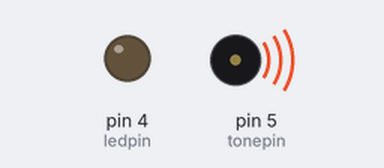
The program below on a simulated Arduino Uno, built with avr-gcc and run on an emulated ATmega328P. Parts: output pins drawn as LEDs (lit = HIGH), buzzer (waves = sounding). What the program prints to the serial monitor is not drawn.

Above: at 0.5 s.
Timing chart, 0 to 23.4 s (numbered marks = the images above):
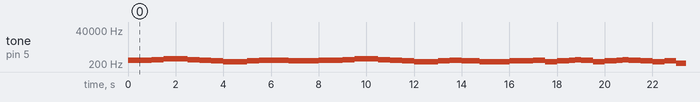

Measured:
- by itself, tone on pin 5 (tonepin): plays 350 Hz for 1.0 s, 393 Hz for 0.50 s, 441 Hz for 1.0 s, 393 Hz for 0.50 s, 350 Hz for 0.50 s, 330 Hz for 0.50 s … (184 notes in this stretch)

The program:

main.cpp
```cpp
#include <Arduino.h>
#include "pitches.h"

#define NTD0 -1
#define NTD1 294
#define NTD2 330
#define NTD3 350
#define NTD4 393
#define NTD5 441
#define NTD6 495
#define NTD7 556

#define NTDL1 147
#define NTDL2 165
#define NTDL3 175
#define NTDL4 196
#define NTDL5 221
#define NTDL6 248
#define NTDL7 278

#define NTDH1 589
#define NTDH2 661
#define NTDH3 700
#define NTDH4 786
#define NTDH5 882
#define NTDH6 990
#define NTDH7 112

#define DOUBLE 2
#define WHOLE 1
#define HALF 0.5
#define QUARTER 0.25
#define EIGHTH 0.25
#define SIXTEENTH 0.625

int tune[] = {
    NTD3, NTD3, NTD4, NTD5,
    NTD5, NTD4, NTD3, NTD2,
    NTD1, NTD1, NTD2, NTD3,
    NTD3, NTD2, NTD2,
    NTD3, NTD3, NTD4, NTD5,
    NTD5, NTD4, NTD3, NTD2,
    NTD1, NTD1, NTD2, NTD3,
    NTD2, NTD1, NTD1,
    NTD2, NTD2, NTD3, NTD1,
    NTD2, NTD3, NTD4, NTD3, NTD1,
    NTD2, NTD3, NTD4, NTD3, NTD2,

    NTD1, NTD2, NTDL5, NTD0,
    NTD3, NTD3, NTD4, NTD5,
    NTD5, NTD4, NTD3, NTD4, NTD2,
    NTD1, NTD1, NTD2, NTD3,
    NTD2, NTD1, NTD1};

float durt[] = {
    1, 1, 1, 1,
    1, 1, 1, 1,
    1, 1, 1, 1,
    1 + 0.5, 0.5, 1 + 1, 1,
    1, 1, 1, 1,
    1, 1, 1, 1,
    1, 1, 1, 1 + 0.5,
    0.5, 1 + 1, 1, 1,
    1, 1, 1, 0.5,
    0.5, 1, 1, 1,
    0.5, 0.5, 1, 1,
    1, 1, 1, 1,
    1, 1, 1, 1,
    1, 1, 1, 0.5,
    0.5, 1, 1, 1,
    1, 1 + 0.5, 0.5, 1 + 1,
};

int length;
int tonepin = 5;
int ledpin = 4;

void setup()
{
  Serial.begin(115200);
  pinMode(tonepin, OUTPUT);
  pinMode(ledpin, OUTPUT);
  length = sizeof(tune) / sizeof(tune[0]);
}

void loop()
{
  /*
  for (int x = 0; x < length; x++)
  {
    tone(tonepin, tune[x]);
    digitalWrite(ledpin, HIGH);
    delay(400 * durt[x]);

    digitalWrite(ledpin, LOW);

    delay(100 * durt[x]);
    noTone(tonepin);
  }
  */
  for (int x = 0; x < length; x++)
  {
    tone(tonepin, tune[x]);
    Serial.println(tune[x]);
    delay(400 * durt[x]);
    delay(100 * durt[x]);
    noTone(tonepin);
  }
  delay(4000);
}
```

pitches.h
```cpp
/*************************************************
 * Notes
 * https://en.wikipedia.org/wiki/Pitch_(music)
 *************************************************/

#define NOTE_B0  31
#define NOTE_C1  33
#define NOTE_CS1 35
#define NOTE_D1  37
#define NOTE_DS1 39
#define NOTE_E1  41
#define NOTE_F1  44
#define NOTE_FS1 46
#define NOTE_G1  49
#define NOTE_GS1 52
#define NOTE_A1  55
#define NOTE_AS1 58
#define NOTE_B1  62
#define NOTE_C2  65
#define NOTE_CS2 69
#define NOTE_D2  73
#define NOTE_DS2 78
#define NOTE_E2  82
#define NOTE_F2  87
#define NOTE_FS2 93
#define NOTE_G2  98
#define NOTE_GS2 104
#define NOTE_A2  110
#define NOTE_AS2 117
#define NOTE_B2  123
#define NOTE_C3  131
#define NOTE_CS3 139
#define NOTE_D3  147
#define NOTE_DS3 156
#define NOTE_E3  165
#define NOTE_F3  175
#define NOTE_FS3 185
#define NOTE_G3  196
#define NOTE_GS3 208
#define NOTE_A3  220
#define NOTE_AS3 233
#define NOTE_B3  247
#define NOTE_C4  262
#define NOTE_CS4 277
#define NOTE_D4  294
#define NOTE_DS4 311
#define NOTE_E4  330
#define NOTE_F4  349
#define NOTE_FS4 370
#define NOTE_G4  392
#define NOTE_GS4 415
#define NOTE_A4  440
#define NOTE_AS4 466
#define NOTE_B4  494
#define NOTE_C5  523
#define NOTE_CS5 554
#define NOTE_D5  587
#define NOTE_DS5 622
#define NOTE_E5  659
#define NOTE_F5  698
#define NOTE_FS5 740
#define NOTE_G5  784
#define NOTE_GS5 831
#define NOTE_A5  880
#define NOTE_AS5 932
#define NOTE_B5  988
#define NOTE_C6  1047
#define NOTE_CS6 1109
#define NOTE_D6  1175
#define NOTE_DS6 1245
#define NOTE_E6  1319
#define NOTE_F6  1397
#define NOTE_FS6 1480
#define NOTE_G6  1568
#define NOTE_GS6 1661
#define NOTE_A6  1760
#define NOTE_AS6 1865
#define NOTE_B6  1976
#define NOTE_C7  2093
#define NOTE_CS7 2217
#define NOTE_D7  2349
#define NOTE_DS7 2489
#define NOTE_E7  2637
#define NOTE_F7  2794
#define NOTE_FS7 2960
#define NOTE_G7  3136
#define NOTE_GS7 3322
#define NOTE_A7  3520
#define NOTE_AS7 3729
#define NOTE_B7  3951
#define NOTE_C8  4186
#define NOTE_CS8 4435
#define NOTE_D8  4699
#define NOTE_DS8 4978
```
